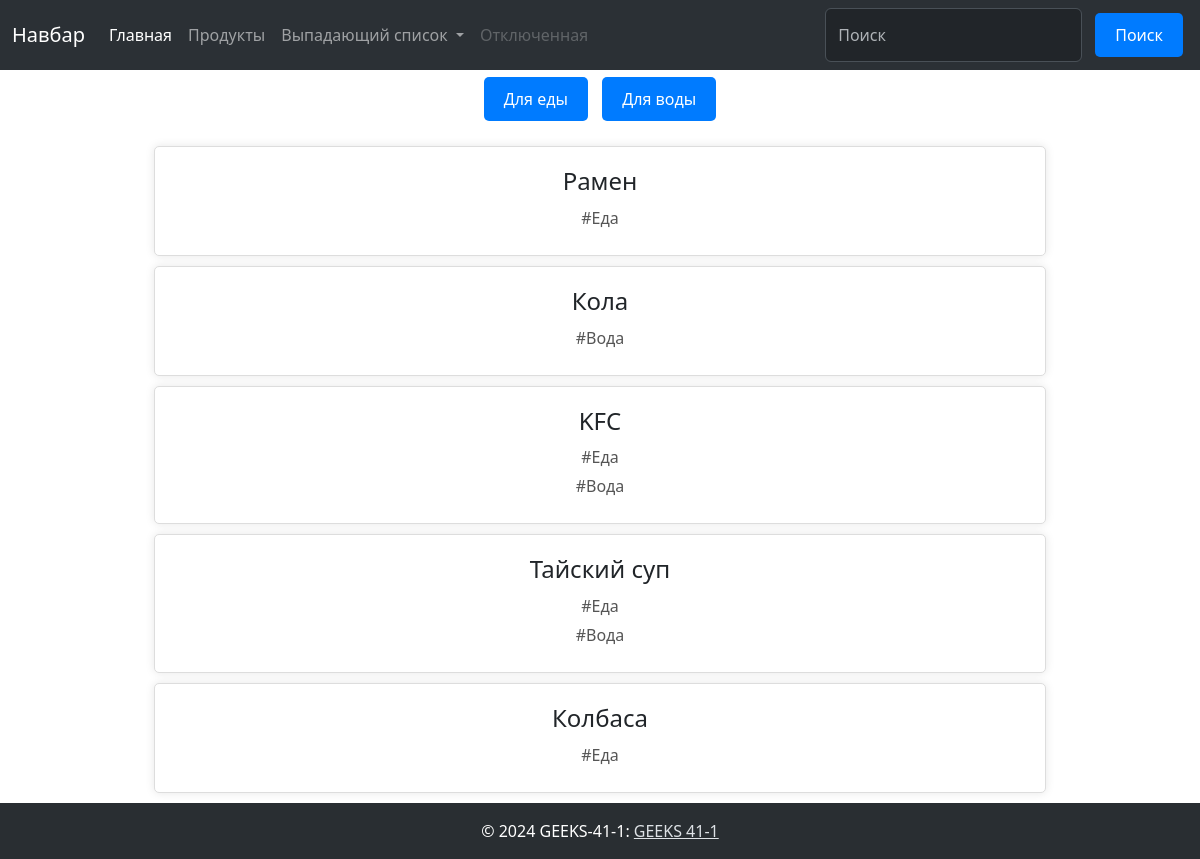
The page /all_products/ on the database its author committed.
### news_blog/models.py (models this page shows, shortened)
class Product(models.Model):
    title = models.CharField(max_length=100)
    description = models.TextField(blank=True)
    price = models.PositiveIntegerField(default=100)
    tags = models.ManyToManyField(Tag)

class Tag(models.Model):
    name = models.CharField(max_length=100)

### news_blog/views.py (the view)
# urls.py: path("all_products/", views.all_products, name="all_products"),
def all_products(request):
    if request.method == "GET":
        products = Product.objects.filter().order_by("-id")
        return render(
            request,
            template_name="products/all_products.html",
            context={"products": products},
        )

### templates/products/all_products.html
{% load static %}
{% include "../header.html" %}
<link rel="stylesheet" href="{% static 'css/all_products.css' %}  ">
     <div class="container">
        <div class="buttons">
            <a href="/eat_products/" class="btn">Для еды</a>
            <a href="#" class="btn">Для воды</a>
        </div>
        <ul class="product-list">
            {% for i in products %}
            <li class="product-item">
                <h1>{{ i.title }}</h1>
                {% for tag in i.tags.all %}
                <p>#{{tag.name}}</p>
                {% endfor %}
            </li>
            {% endfor %}
        </ul>
    </div>
{% include "../footer.html" %}

### static/css/all_products.css (style rules this page uses)
.container { text-align: center; }
.buttons { margin-bottom: 20px; }
.btn { display: inline-block; padding: 10px 20px; margin: 5px; font-size: 16px; color: #fff; background-color: #007BFF; border: none; border-radius: 5px; text-decoration: none; transition: background-color 0.3s; }
.product-list { list-style-type: none; padding: 0; margin: 0; }
.product-item { background-color: #fff; padding: 20px; margin: 10px auto; border: 1px solid #ddd; border-radius: 5px; width: 80%; box-shadow: 0 0 10px rgba(0, 0, 0, 0.1); }
.product-item h1 { font-size: 24px; margin: 0 0 10px; }
.product-item p { margin: 5px 0; color: #555; }

### rows shown on the page
Product: title "Рамен"
Tag: name "Еда"
Product: title "Кола"
Tag: name "Вода"
Product: title "KFC"
Product: title "Тайский суп"
Product: title "Колбаса"
